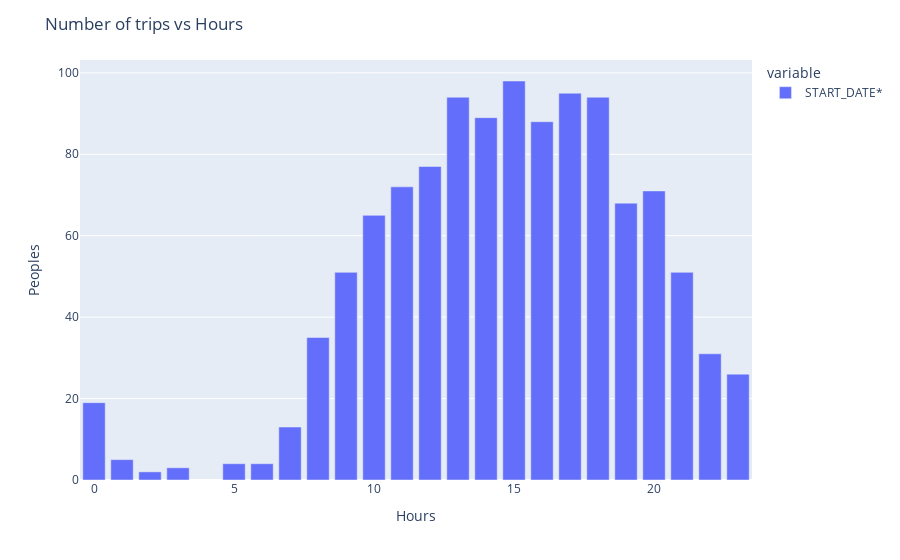

Source (notebook cell):
### Code cell
import plotly.express as px

# Assuming 'hour' is a pandas Series or DataFrame column
fig = px.bar(hour)#,  labels={'index': 'Hours', 'value': 'Peoples'})
fig.update_layout(title='Number of trips vs Hours', xaxis_title='Hours', yaxis_title='Peoples')

# Add hover information
fig.update_traces(hovertemplate='Hour: %{x}<br>Peoples: %{y}')

# Show the interactive plot
fig

### Figure 1 — Plotly figure (JSON) as saved in the notebook; plotly's stock layout.template omitted (floating-point values rounded to 4 significant figures)
{"data": [{"alignmentgroup": "True", "hovertemplate": "Hour: %{x}<br>Peoples: %{y}", "legendgroup": "START_DATE*", "marker": {"color": "#636efa", "pattern": {"shape": ""}}, "name": "START_DATE*", "offsetgroup": "START_DATE*", "orientation": "v", "showlegend": true, "textposition": "auto", "type": "bar", "x": [15, 17, 13, 18, 14, 16, 12, 11, 20, 19, 10, 9, 21, 8, 22, 23, 0, 7, 1, 5, 6, 3, 2], "xaxis": "x", "y": [98, 95, 94, 94, 89, 88, 77, 72, 71, 68, 65, 51, 51, 35, 31, 26, 19, 13, 5, 4, 4, 3, 2], "yaxis": "y"}], "layout": {"barmode": "relative", "legend": {"title": {"text": "variable"}, "tracegroupgap": 0}, "margin": {"t": 60}, "title": {"text": "Number of trips vs Hours"}, "xaxis": {"anchor": "y", "domain": [0, 1], "title": {"text": "Hours"}}, "yaxis": {"anchor": "x", "domain": [0, 1], "title": {"text": "Peoples"}}}}
